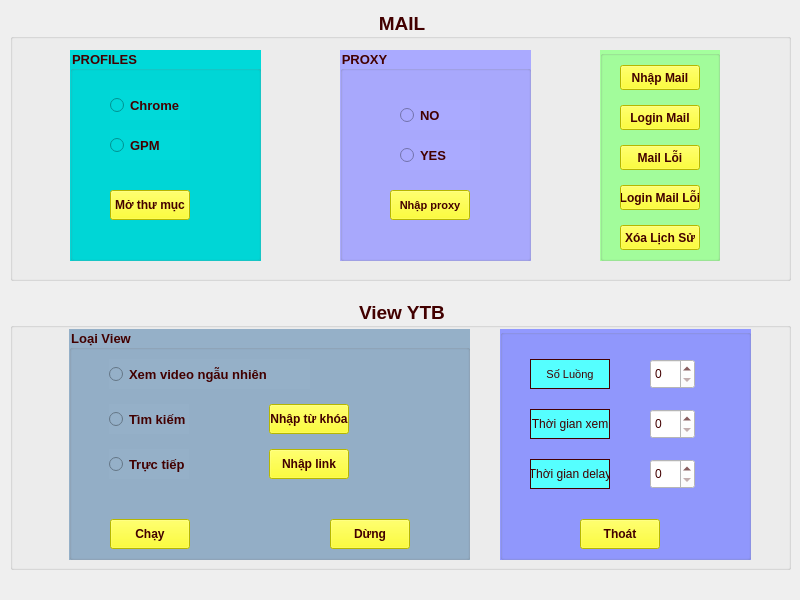
<?xml version="1.0" encoding="UTF-8"?>
<ui version="4.0">
 <class>MainWindow</class>
 <widget class="QMainWindow" name="MainWindow">
  <property name="geometry">
   <rect>
    <x>0</x>
    <y>0</y>
    <width>800</width>
    <height>600</height>
   </rect>
  </property>
  <property name="windowTitle">
   <string>YTB VIEWER</string>
  </property>
  <widget class="QWidget" name="centralwidget">
   <widget class="QGroupBox" name="gb_mail">
    <property name="enabled">
     <bool>true</bool>
    </property>
    <property name="geometry">
     <rect>
      <x>10</x>
      <y>10</y>
      <width>781</width>
      <height>271</height>
     </rect>
    </property>
    <property name="font">
     <font>
      <family>Tahoma</family>
      <pointsize>14</pointsize>
      <weight>75</weight>
      <bold>true</bold>
     </font>
    </property>
    <property name="styleSheet">
     <string notr="true">color: rgb(67, 0, 0);</string>
    </property>
    <property name="title">
     <string>MAIL</string>
    </property>
    <property name="alignment">
     <set>Qt::AlignCenter</set>
    </property>
    <property name="flat">
     <bool>true</bool>
    </property>
    <property name="checkable">
     <bool>false</bool>
    </property>
    <widget class="QGroupBox" name="gb_profiles">
     <property name="geometry">
      <rect>
       <x>60</x>
       <y>40</y>
       <width>191</width>
       <height>211</height>
      </rect>
     </property>
     <property name="font">
      <font>
       <family>Tahoma</family>
       <pointsize>10</pointsize>
       <weight>75</weight>
       <bold>true</bold>
      </font>
     </property>
     <property name="tabletTracking">
      <bool>false</bool>
     </property>
     <property name="styleSheet">
      <string notr="true">background-color: rgb(0, 217, 217);</string>
     </property>
     <property name="title">
      <string>PROFILES</string>
     </property>
     <widget class="QRadioButton" name="rd_chrome">
      <property name="geometry">
       <rect>
        <x>40</x>
        <y>40</y>
        <width>80</width>
        <height>30</height>
       </rect>
      </property>
      <property name="font">
       <font>
        <family>Tahoma</family>
        <pointsize>10</pointsize>
        <weight>75</weight>
        <bold>true</bold>
       </font>
      </property>
      <property name="text">
       <string>Chrome</string>
      </property>
      <property name="checkable">
       <bool>true</bool>
      </property>
      <property name="checked">
       <bool>false</bool>
      </property>
      <property name="autoRepeat">
       <bool>false</bool>
      </property>
      <property name="autoExclusive">
       <bool>true</bool>
      </property>
     </widget>
     <widget class="QRadioButton" name="rd_gpm">
      <property name="geometry">
       <rect>
        <x>40</x>
        <y>80</y>
        <width>80</width>
        <height>30</height>
       </rect>
      </property>
      <property name="font">
       <font>
        <family>Tahoma</family>
        <pointsize>10</pointsize>
        <weight>75</weight>
        <bold>true</bold>
       </font>
      </property>
      <property name="text">
       <string>GPM</string>
      </property>
     </widget>
     <widget class="QPushButton" name="bt_open_profiles">
      <property name="geometry">
       <rect>
        <x>40</x>
        <y>140</y>
        <width>80</width>
        <height>30</height>
       </rect>
      </property>
      <property name="font">
       <font>
        <family>Tahoma</family>
        <weight>75</weight>
        <bold>true</bold>
       </font>
      </property>
      <property name="styleSheet">
       <string notr="true">background-color: rgb(255, 255, 0);</string>
      </property>
      <property name="text">
       <string>Mở thư mục</string>
      </property>
     </widget>
    </widget>
    <widget class="QGroupBox" name="gb_proxy">
     <property name="geometry">
      <rect>
       <x>330</x>
       <y>40</y>
       <width>191</width>
       <height>211</height>
      </rect>
     </property>
     <property name="font">
      <font>
       <family>Tahoma</family>
       <pointsize>10</pointsize>
       <weight>75</weight>
       <bold>true</bold>
      </font>
     </property>
     <property name="styleSheet">
      <string notr="true">background-color: rgb(170, 170, 255);</string>
     </property>
     <property name="title">
      <string>PROXY</string>
     </property>
     <widget class="QRadioButton" name="rd_no_proxy">
      <property name="geometry">
       <rect>
        <x>60</x>
        <y>50</y>
        <width>80</width>
        <height>30</height>
       </rect>
      </property>
      <property name="font">
       <font>
        <family>Tahoma</family>
        <pointsize>10</pointsize>
        <weight>75</weight>
        <bold>true</bold>
       </font>
      </property>
      <property name="text">
       <string>NO</string>
      </property>
     </widget>
     <widget class="QRadioButton" name="rd_yes_proxy">
      <property name="geometry">
       <rect>
        <x>60</x>
        <y>90</y>
        <width>80</width>
        <height>30</height>
       </rect>
      </property>
      <property name="font">
       <font>
        <family>Tahoma</family>
        <pointsize>10</pointsize>
        <weight>75</weight>
        <bold>true</bold>
       </font>
      </property>
      <property name="text">
       <string>YES</string>
      </property>
     </widget>
     <widget class="QPushButton" name="bt_import_proxy">
      <property name="geometry">
       <rect>
        <x>50</x>
        <y>140</y>
        <width>80</width>
        <height>30</height>
       </rect>
      </property>
      <property name="font">
       <font>
        <family>Tahoma</family>
        <pointsize>8</pointsize>
        <weight>75</weight>
        <bold>true</bold>
       </font>
      </property>
      <property name="toolTip">
       <string>&lt;html&gt;&lt;head/&gt;&lt;body&gt;&lt;p align=&quot;center&quot;&gt;&lt;br/&gt;&lt;/p&gt;&lt;/body&gt;&lt;/html&gt;</string>
      </property>
      <property name="whatsThis">
       <string>&lt;html&gt;&lt;head/&gt;&lt;body&gt;&lt;p align=&quot;justify&quot;&gt;&lt;br/&gt;&lt;/p&gt;&lt;/body&gt;&lt;/html&gt;</string>
      </property>
      <property name="styleSheet">
       <string notr="true">background-color: rgb(255, 255, 0);</string>
      </property>
      <property name="text">
       <string>Nhập proxy</string>
      </property>
     </widget>
    </widget>
    <widget class="QGroupBox" name="gb_bt_mail">
     <property name="geometry">
      <rect>
       <x>590</x>
       <y>40</y>
       <width>120</width>
       <height>211</height>
      </rect>
     </property>
     <property name="maximumSize">
      <size>
       <width>120</width>
       <height>220</height>
      </size>
     </property>
     <property name="toolTip">
      <string>&lt;html&gt;&lt;head/&gt;&lt;body&gt;&lt;p align=&quot;justify&quot;&gt;&lt;br/&gt;&lt;/p&gt;&lt;/body&gt;&lt;/html&gt;</string>
     </property>
     <property name="whatsThis">
      <string>&lt;html&gt;&lt;head/&gt;&lt;body&gt;&lt;p align=&quot;justify&quot;&gt;&lt;span style=&quot; font-size:10pt;&quot;&gt;&lt;br/&gt;&lt;/span&gt;&lt;/p&gt;&lt;/body&gt;&lt;/html&gt;</string>
     </property>
     <property name="layoutDirection">
      <enum>Qt::LeftToRight</enum>
     </property>
     <property name="styleSheet">
      <string notr="true">border-color: rgb(85, 170, 255);
background-color: rgb(164, 255, 157);</string>
     </property>
     <property name="title">
      <string/>
     </property>
     <property name="flat">
      <bool>false</bool>
     </property>
     <widget class="QPushButton" name="bt_import_mail">
      <property name="geometry">
       <rect>
        <x>20</x>
        <y>15</y>
        <width>80</width>
        <height>25</height>
       </rect>
      </property>
      <property name="font">
       <font>
        <family>Tahoma</family>
        <weight>75</weight>
        <bold>true</bold>
       </font>
      </property>
      <property name="styleSheet">
       <string notr="true">background-color: rgb(255, 255, 0);</string>
      </property>
      <property name="text">
       <string>Nhập Mail</string>
      </property>
     </widget>
     <widget class="QPushButton" name="bt_login_mail">
      <property name="geometry">
       <rect>
        <x>20</x>
        <y>55</y>
        <width>80</width>
        <height>25</height>
       </rect>
      </property>
      <property name="font">
       <font>
        <family>Tahoma</family>
        <weight>75</weight>
        <bold>true</bold>
       </font>
      </property>
      <property name="layoutDirection">
       <enum>Qt::LeftToRight</enum>
      </property>
      <property name="styleSheet">
       <string notr="true">background-color: rgb(255, 255, 0);</string>
      </property>
      <property name="text">
       <string>Login Mail</string>
      </property>
     </widget>
     <widget class="QPushButton" name="bt_mail_error">
      <property name="geometry">
       <rect>
        <x>20</x>
        <y>95</y>
        <width>80</width>
        <height>25</height>
       </rect>
      </property>
      <property name="font">
       <font>
        <family>Tahoma</family>
        <weight>75</weight>
        <bold>true</bold>
       </font>
      </property>
      <property name="focusPolicy">
       <enum>Qt::StrongFocus</enum>
      </property>
      <property name="styleSheet">
       <string notr="true">background-color: rgb(255, 255, 0);</string>
      </property>
      <property name="text">
       <string>Mail Lỗi</string>
      </property>
     </widget>
     <widget class="QPushButton" name="bt_login_mail_error">
      <property name="geometry">
       <rect>
        <x>20</x>
        <y>135</y>
        <width>80</width>
        <height>25</height>
       </rect>
      </property>
      <property name="font">
       <font>
        <family>Tahoma</family>
        <weight>75</weight>
        <bold>true</bold>
       </font>
      </property>
      <property name="styleSheet">
       <string notr="true">background-color: rgb(255, 255, 0);</string>
      </property>
      <property name="text">
       <string>Login Mail Lỗi</string>
      </property>
     </widget>
     <widget class="QPushButton" name="bt_remove_history">
      <property name="geometry">
       <rect>
        <x>20</x>
        <y>175</y>
        <width>80</width>
        <height>25</height>
       </rect>
      </property>
      <property name="font">
       <font>
        <family>Tahoma</family>
        <weight>75</weight>
        <bold>true</bold>
       </font>
      </property>
      <property name="autoFillBackground">
       <bool>false</bool>
      </property>
      <property name="styleSheet">
       <string notr="true">background-color: rgb(255, 255, 0);</string>
      </property>
      <property name="text">
       <string>Xóa Lịch Sử</string>
      </property>
      <property name="autoDefault">
       <bool>false</bool>
      </property>
      <property name="default">
       <bool>false</bool>
      </property>
      <property name="flat">
       <bool>false</bool>
      </property>
     </widget>
    </widget>
   </widget>
   <widget class="QGroupBox" name="gb_view_ytb">
    <property name="geometry">
     <rect>
      <x>10</x>
      <y>299</y>
      <width>781</width>
      <height>271</height>
     </rect>
    </property>
    <property name="font">
     <font>
      <family>Tahoma</family>
      <pointsize>14</pointsize>
      <weight>75</weight>
      <bold>true</bold>
     </font>
    </property>
    <property name="styleSheet">
     <string notr="true">color: rgb(66, 0, 0);</string>
    </property>
    <property name="title">
     <string>View YTB</string>
    </property>
    <property name="alignment">
     <set>Qt::AlignCenter</set>
    </property>
    <property name="flat">
     <bool>true</bool>
    </property>
    <widget class="QGroupBox" name="gb_type_view">
     <property name="geometry">
      <rect>
       <x>59</x>
       <y>30</y>
       <width>401</width>
       <height>231</height>
      </rect>
     </property>
     <property name="font">
      <font>
       <family>Tahoma</family>
       <pointsize>10</pointsize>
       <weight>75</weight>
       <bold>true</bold>
      </font>
     </property>
     <property name="styleSheet">
      <string notr="true">background-color: rgb(149, 176, 200);</string>
     </property>
     <property name="title">
      <string>Loại View</string>
     </property>
     <widget class="QRadioButton" name="rd_random_view_video">
      <property name="geometry">
       <rect>
        <x>40</x>
        <y>30</y>
        <width>201</width>
        <height>30</height>
       </rect>
      </property>
      <property name="font">
       <font>
        <family>Tahoma</family>
        <pointsize>10</pointsize>
        <weight>75</weight>
        <bold>true</bold>
       </font>
      </property>
      <property name="text">
       <string>Xem video ngẫu nhiên</string>
      </property>
      <property name="autoExclusive">
       <bool>false</bool>
      </property>
     </widget>
     <widget class="QRadioButton" name="rd_search_video">
      <property name="geometry">
       <rect>
        <x>40</x>
        <y>75</y>
        <width>80</width>
        <height>30</height>
       </rect>
      </property>
      <property name="font">
       <font>
        <family>Tahoma</family>
        <pointsize>10</pointsize>
        <weight>75</weight>
        <bold>true</bold>
       </font>
      </property>
      <property name="text">
       <string>Tìm kiếm</string>
      </property>
     </widget>
     <widget class="QRadioButton" name="rd_direct_video">
      <property name="geometry">
       <rect>
        <x>40</x>
        <y>120</y>
        <width>80</width>
        <height>30</height>
       </rect>
      </property>
      <property name="font">
       <font>
        <family>Tahoma</family>
        <pointsize>10</pointsize>
        <weight>75</weight>
        <bold>true</bold>
       </font>
      </property>
      <property name="text">
       <string>Trực tiếp</string>
      </property>
     </widget>
     <widget class="QPushButton" name="bt_import_key">
      <property name="geometry">
       <rect>
        <x>200</x>
        <y>75</y>
        <width>80</width>
        <height>30</height>
       </rect>
      </property>
      <property name="font">
       <font>
        <family>Tahoma</family>
        <weight>75</weight>
        <bold>true</bold>
       </font>
      </property>
      <property name="styleSheet">
       <string notr="true">background-color: rgb(255, 255, 0);</string>
      </property>
      <property name="text">
       <string>Nhập từ khóa</string>
      </property>
     </widget>
     <widget class="QPushButton" name="bt_import_link">
      <property name="geometry">
       <rect>
        <x>200</x>
        <y>120</y>
        <width>80</width>
        <height>30</height>
       </rect>
      </property>
      <property name="font">
       <font>
        <family>Tahoma</family>
        <weight>75</weight>
        <bold>true</bold>
       </font>
      </property>
      <property name="styleSheet">
       <string notr="true">background-color: rgb(255, 255, 0);</string>
      </property>
      <property name="text">
       <string>Nhập link</string>
      </property>
     </widget>
    </widget>
    <widget class="QGroupBox" name="gb_bt_view_ytb">
     <property name="geometry">
      <rect>
       <x>490</x>
       <y>30</y>
       <width>251</width>
       <height>231</height>
      </rect>
     </property>
     <property name="styleSheet">
      <string notr="true">background-color: rgb(146, 153, 255);</string>
     </property>
     <property name="title">
      <string/>
     </property>
     <widget class="QLabel" name="label">
      <property name="geometry">
       <rect>
        <x>30</x>
        <y>30</y>
        <width>80</width>
        <height>30</height>
       </rect>
      </property>
      <property name="font">
       <font>
        <family>Tahoma</family>
        <pointsize>8</pointsize>
       </font>
      </property>
      <property name="styleSheet">
       <string notr="true">background-color: rgb(85, 255, 255);</string>
      </property>
      <property name="frameShape">
       <enum>QFrame::Box</enum>
      </property>
      <property name="text">
       <string>Số Luồng</string>
      </property>
      <property name="alignment">
       <set>Qt::AlignCenter</set>
      </property>
     </widget>
     <widget class="QLabel" name="label_2">
      <property name="geometry">
       <rect>
        <x>30</x>
        <y>80</y>
        <width>80</width>
        <height>30</height>
       </rect>
      </property>
      <property name="font">
       <font>
        <family>Tahoma</family>
       </font>
      </property>
      <property name="styleSheet">
       <string notr="true">background-color: rgb(85, 255, 255);</string>
      </property>
      <property name="frameShape">
       <enum>QFrame::Box</enum>
      </property>
      <property name="text">
       <string>Thời gian xem</string>
      </property>
      <property name="alignment">
       <set>Qt::AlignCenter</set>
      </property>
     </widget>
     <widget class="QLabel" name="label_3">
      <property name="geometry">
       <rect>
        <x>30</x>
        <y>130</y>
        <width>80</width>
        <height>30</height>
       </rect>
      </property>
      <property name="font">
       <font>
        <family>Tahoma</family>
       </font>
      </property>
      <property name="styleSheet">
       <string notr="true">background-color: rgb(85, 255, 255);</string>
      </property>
      <property name="frameShape">
       <enum>QFrame::Panel</enum>
      </property>
      <property name="text">
       <string>Thời gian delay</string>
      </property>
      <property name="alignment">
       <set>Qt::AlignCenter</set>
      </property>
     </widget>
     <widget class="QPushButton" name="bt_exit">
      <property name="geometry">
       <rect>
        <x>80</x>
        <y>190</y>
        <width>80</width>
        <height>30</height>
       </rect>
      </property>
      <property name="font">
       <font>
        <family>Tahoma</family>
        <weight>75</weight>
        <bold>true</bold>
       </font>
      </property>
      <property name="styleSheet">
       <string notr="true">background-color: rgb(255, 255, 0);</string>
      </property>
      <property name="text">
       <string>Thoát</string>
      </property>
     </widget>
     <widget class="QSpinBox" name="spb_num_thread">
      <property name="geometry">
       <rect>
        <x>150</x>
        <y>30</y>
        <width>45</width>
        <height>30</height>
       </rect>
      </property>
      <property name="styleSheet">
       <string notr="true">background-color: rgb(255, 255, 255);</string>
      </property>
     </widget>
     <widget class="QSpinBox" name="spb_time_view">
      <property name="geometry">
       <rect>
        <x>150</x>
        <y>80</y>
        <width>45</width>
        <height>30</height>
       </rect>
      </property>
      <property name="styleSheet">
       <string notr="true">background-color: rgb(255, 255, 255);</string>
      </property>
     </widget>
     <widget class="QSpinBox" name="spb_time_delay">
      <property name="geometry">
       <rect>
        <x>150</x>
        <y>130</y>
        <width>45</width>
        <height>30</height>
       </rect>
      </property>
      <property name="styleSheet">
       <string notr="true">background-color: rgb(255, 255, 255);</string>
      </property>
     </widget>
    </widget>
    <widget class="QPushButton" name="bt_running">
     <property name="geometry">
      <rect>
       <x>100</x>
       <y>220</y>
       <width>80</width>
       <height>30</height>
      </rect>
     </property>
     <property name="font">
      <font>
       <family>Tahoma</family>
       <weight>75</weight>
       <bold>true</bold>
      </font>
     </property>
     <property name="styleSheet">
      <string notr="true">background-color: rgb(255, 255, 0);</string>
     </property>
     <property name="text">
      <string>Chạy</string>
     </property>
    </widget>
    <widget class="QPushButton" name="bt_pause">
     <property name="geometry">
      <rect>
       <x>320</x>
       <y>220</y>
       <width>80</width>
       <height>30</height>
      </rect>
     </property>
     <property name="font">
      <font>
       <family>Tahoma</family>
       <weight>75</weight>
       <bold>true</bold>
      </font>
     </property>
     <property name="styleSheet">
      <string notr="true">background-color: rgb(255, 255, 0);</string>
     </property>
     <property name="text">
      <string>Dừng</string>
     </property>
    </widget>
   </widget>
  </widget>
  <widget class="QMenuBar" name="menubar">
   <property name="geometry">
    <rect>
     <x>0</x>
     <y>0</y>
     <width>800</width>
     <height>21</height>
    </rect>
   </property>
  </widget>
 </widget>
 <resources/>
 <connections/>
</ui>
